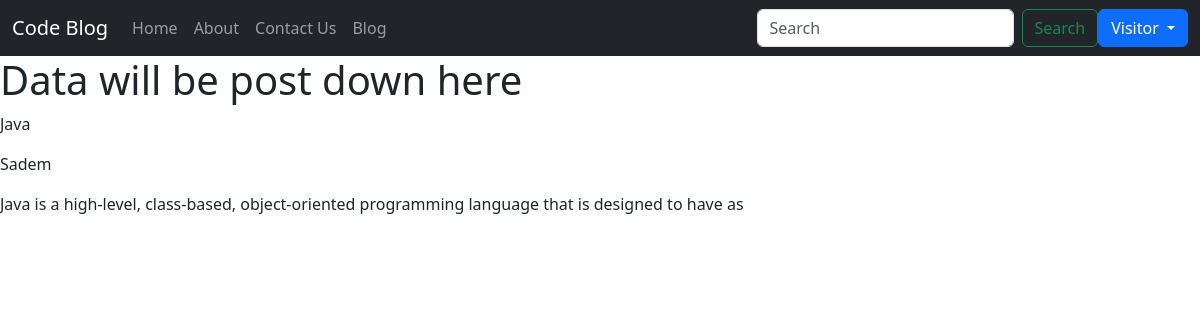
The app's page /blog/java-programming with its own data.
### blog/models.py (models this page shows, shortened)
class blog(models.Model):
    sno = models.AutoField(primary_key= True)
    title = models.CharField(max_length = 40)
    content = models.CharField(max_length = 100)
    author = models.CharField(max_length = 30)
    slug = models.CharField(max_length = 50)

### blog/views.py (the view)
# urls.py: path("<str:slug>", views.post, name='post')
def post(request, slug):
    posts = blog.objects.filter(slug=slug).first()
    context = {"posts" : posts}
    return render(request, 'blog/blogpost.html', context)

### templates/blog/blogpost.html (shortened to what this page needs)
{% extends 'home/base.html' %}
{% block data %}
<h1>Data will be post down here</h1>
{% endblock %}
{% block body %}
<p>{{posts.title}}</p>
<p>{{posts.author}}</p>
<p>{{posts.content}}</p>
{% endblock %}

### records on screen
blog: title "Java", author "Sadem", content "Java is a high-level, class-based, object-oriented programming language that is designed to have as"
